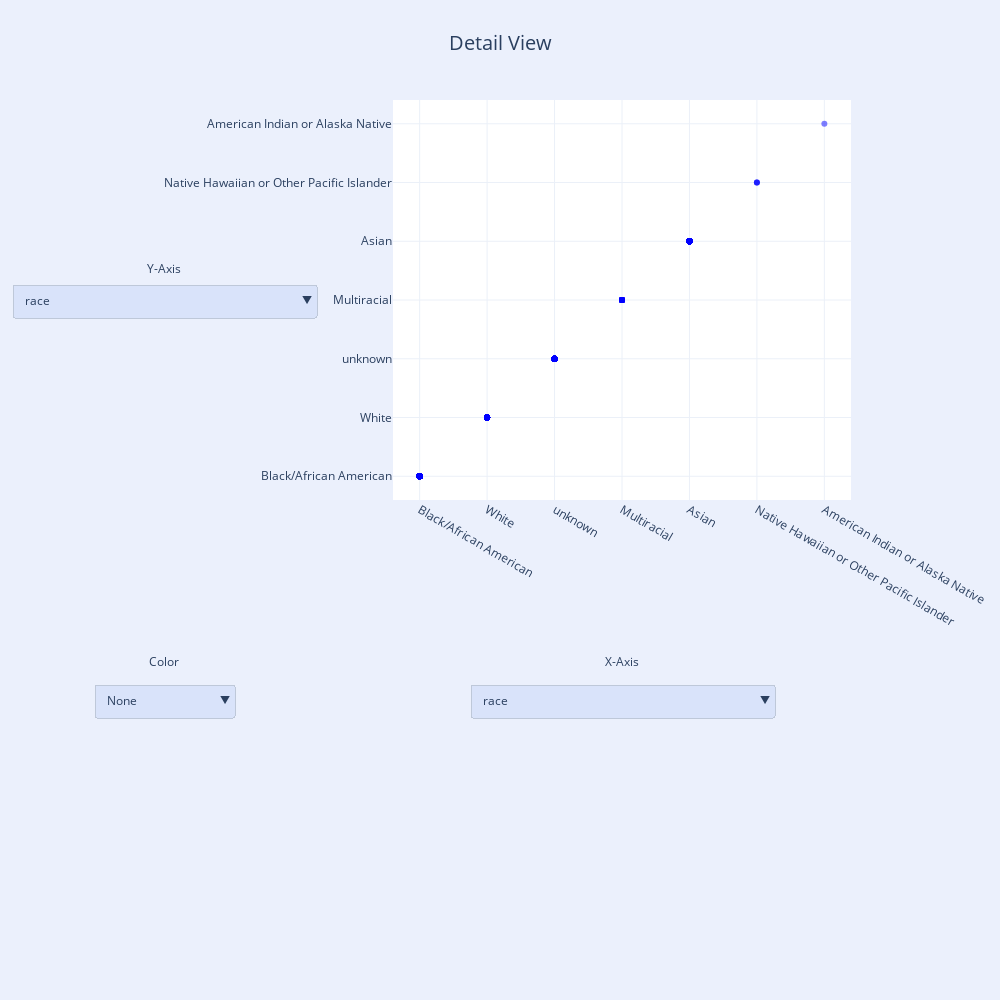

The notebook cell saved with this chart:
### Code cell
#%%timeit -n 10
plot_detail_corr_2d(df)

### Figure 1 — Plotly figure (JSON) as saved in the notebook; plotly's stock layout.template omitted (floating-point values rounded to 4 significant figures; data arrays with more than 128 entries replaced by an {"elided": "..."} marker saying what was removed)
{"data": [{"marker": {"color": "rgba(0,0,255,1)", "opacity": 0.5}, "mode": "markers", "type": "scatter", "x": {"elided": "1074 str values"}, "y": {"elided": "1074 str values"}}], "layout": {"annotations": [{"showarrow": false, "text": "Color", "x": -0.5, "xanchor": "center", "xref": "paper", "y": -0.43, "yref": "paper"}, {"showarrow": false, "text": "Y-Axis", "x": -0.5, "xanchor": "center", "xref": "paper", "y": 0.58, "yref": "paper"}, {"showarrow": false, "text": "X-Axis", "x": 0.5, "xanchor": "center", "xref": "paper", "y": -0.43, "yref": "paper"}], "height": 1000, "margin": {"b": 500, "l": 50, "r": 50, "t": 100}, "paper_bgcolor": "rgba(65,105,225,0.1)", "title": {"font": {"size": 20}, "text": "Detail View", "x": 0.5}, "updatemenus": [{"active": 0, "buttons": [{"args": [{"y": [{"elided": "1074 str values"}, "undefined"]}], "label": "race", "method": "restyle"}, {"args": [{"y": [{"elided": "1074 str values"}, "undefined"]}], "label": "loc", "method": "restyle"}, {"args": [{"y": [{"elided": "1074 str values"}, "undefined"]}], "label": "cat", "method": "restyle"}, {"args": [{"y": [{"elided": "1074 str values"}, "undefined"]}], "label": "specific_diagnosis", "method": "restyle"}, {"args": [{"y": [{"elided": "1074 float values"}, "undefined"]}], "label": "ac_abn_od_cells", "method": "restyle"}, {"args": [{"y": [{"elided": "1074 float values"}, "undefined"]}], "label": "ac_abn_os_cells", "method": "restyle"}, {"args": [{"y": [{"elided": "1074 float values"}, "undefined"]}], "label": "vit_abn_od_cells", "method": "restyle"}, {"args": [{"y": [{"elided": "1074 float values"}, "undefined"]}], "label": "vit_abn_os_cells", "method": "restyle"}, {"args": [{"y": [{"elided": "1074 float values"}, "undefined"]}], "label": "vit_abn_od_haze", "method": "restyle"}, {"args": [{"y": [{"elided": "1074 float values"}, "undefined"]}], "label": "vit_abn_os_haze", "method": "restyle"}, {"args": [{"y": [{"elided": "1074 float values"}, "undefined"]}], "label": "calcium", "method": "restyle"}, {"args": [{"y": [{"elided": "1074 int values"}, "undefined"]}], "label": "lactate_dehydrogenase", "method": "restyle"}, {"args": [{"y": [{"elided": "1074 float values"}, "undefined"]}], "label": "c-reactive_protein,_normal_and_high_sensitivity", "method": "restyle"}, {"args": [{"y": [{"elided": "1074 float values"}, "undefined"]}], "label": "wbc", "method": "restyle"}, {"args": [{"y": [{"elided": "1074 float values"}, "undefined"]}], "label": "rbc", "method": "restyle"}, {"args": [{"y": [{"elided": "1074 float values"}, "undefined"]}], "label": "hemoglobin", "method": "restyle"}, {"args": [{"y": [{"elided": "1074 float values"}, "undefined"]}], "label": "hematocrit", "method": "restyle"}, {"args": [{"y": [{"elided": "1074 float values"}, "undefined"]}], "label": "mcv", "method": "restyle"}, {"args": [{"y": [{"elided": "1074 float values"}, "undefined"]}], "label": "mch", "method": "restyle"}, {"args": [{"y": [{"elided": "1074 float values"}, "undefined"]}], "label": "mchc", "method": "restyle"}, {"args": [{"y": [{"elided": "1074 float values"}, "undefined"]}], "label": "rdw", "method": "restyle"}, {"args": [{"y": [{"elided": "1074 int values"}, "undefined"]}], "label": "platelet_count", "method": "restyle"}, {"args": [{"y": [{"elided": "1074 float values"}, "undefined"]}], "label": "neutrophil_%", "method": "restyle"}, {"args": [{"y": [{"elided": "1074 float values"}, "undefined"]}], "label": "lymphocytes_%", "method": "restyle"}, {"args": [{"y": [{"elided": "1074 float values"}, "undefined"]}], "label": "angiotensin_conv#enzyme", "method": "restyle"}, {"args": [{"y": [{"elided": "1074 float values"}, "undefined"]}], "label": "lysozyme,_plasma", "method": "restyle"}, {"args": [{"y": [{"elided": "1074 int values"}, "undefined"]}], "label": "anti-ccp_ab", "method": "restyle"}, {"args": [{"y": [{"elided": "1074 int values"}, "undefined"]}], "label": "anti-ena_screen", "method": "restyle"}, {"args": [{"y": [{"elided": "1074 int values"}, "undefined"]}], "label": "antinuclear_antibody", "method": "restyle"}, {"args": [{"y": [{"elided": "1074 float values"}, "undefined"]}], "label": "complement_c3", "method": "restyle"}, {"args": [{"y": [{"elided": "1074 float values"}, "undefined"]}], "label": "complement_c4", "method": "restyle"}, {"args": [{"y": [{"elided": "1074 int values"}, "undefined"]}], "label": "dna_double-stranded_ab", "method": "restyle"}, {"args": [{"y": [{"elided": "1074 int values"}, "undefined"]}], "label": "rheumatoid_factor", "method": "restyle"}, {"args": [{"y": [{"elided": "1074 int values"}, "undefined"]}], "label": "hbc__ab", "method": "restyle"}, {"args": [{"y": [{"elided": "1074 int values"}, "undefined"]}], "label": "hbs__ag", "method": "restyle"}, {"args": [{"y": [{"elided": "1074 int values"}, "undefined"]}], "label": "hcv__ab", "method": "restyle"}, {"args": [{"y": [{"elided": "1074 int values"}, "undefined"]}], "label": "None", "method": "restyle"}], "x": -0.5, "xanchor": "center", "y": 0.5, "yanchor": "middle"}, {"buttons": [{"args": [{"x": [{"elided": "1074 str values"}, "undefined"]}], "label": "race", "method": "restyle"}, {"args": [{"x": [{"elided": "1074 str values"}, "undefined"]}], "label": "loc", "method": "restyle"}, {"args": [{"x": [{"elided": "1074 str values"}, "undefined"]}], "label": "cat", "method": "restyle"}, {"args": [{"x": [{"elided": "1074 str values"}, "undefined"]}], "label": "specific_diagnosis", "method": "restyle"}, {"args": [{"x": [{"elided": "1074 float values"}, "undefined"]}], "label": "ac_abn_od_cells", "method": "restyle"}, {"args": [{"x": [{"elided": "1074 float values"}, "undefined"]}], "label": "ac_abn_os_cells", "method": "restyle"}, {"args": [{"x": [{"elided": "1074 float values"}, "undefined"]}], "label": "vit_abn_od_cells", "method": "restyle"}, {"args": [{"x": [{"elided": "1074 float values"}, "undefined"]}], "label": "vit_abn_os_cells", "method": "restyle"}, {"args": [{"x": [{"elided": "1074 float values"}, "undefined"]}], "label": "vit_abn_od_haze", "method": "restyle"}, {"args": [{"x": [{"elided": "1074 float values"}, "undefined"]}], "label": "vit_abn_os_haze", "method": "restyle"}, {"args": [{"x": [{"elided": "1074 float values"}, "undefined"]}], "label": "calcium", "method": "restyle"}, {"args": [{"x": [{"elided": "1074 int values"}, "undefined"]}], "label": "lactate_dehydrogenase", "method": "restyle"}, {"args": [{"x": [{"elided": "1074 float values"}, "undefined"]}], "label": "c-reactive_protein,_normal_and_high_sensitivity", "method": "restyle"}, {"args": [{"x": [{"elided": "1074 float values"}, "undefined"]}], "label": "wbc", "method": "restyle"}, {"args": [{"x": [{"elided": "1074 float values"}, "undefined"]}], "label": "rbc", "method": "restyle"}, {"args": [{"x": [{"elided": "1074 float values"}, "undefined"]}], "label": "hemoglobin", "method": "restyle"}, {"args": [{"x": [{"elided": "1074 float values"}, "undefined"]}], "label": "hematocrit", "method": "restyle"}, {"args": [{"x": [{"elided": "1074 float values"}, "undefined"]}], "label": "mcv", "method": "restyle"}, {"args": [{"x": [{"elided": "1074 float values"}, "undefined"]}], "label": "mch", "method": "restyle"}, {"args": [{"x": [{"elided": "1074 float values"}, "undefined"]}], "label": "mchc", "method": "restyle"}, {"args": [{"x": [{"elided": "1074 float values"}, "undefined"]}], "label": "rdw", "method": "restyle"}, {"args": [{"x": [{"elided": "1074 int values"}, "undefined"]}], "label": "platelet_count", "method": "restyle"}, {"args": [{"x": [{"elided": "1074 float values"}, "undefined"]}], "label": "neutrophil_%", "method": "restyle"}, {"args": [{"x": [{"elided": "1074 float values"}, "undefined"]}], "label": "lymphocytes_%", "method": "restyle"}, {"args": [{"x": [{"elided": "1074 float values"}, "undefined"]}], "label": "angiotensin_conv#enzyme", "method": "restyle"}, {"args": [{"x": [{"elided": "1074 float values"}, "undefined"]}], "label": "lysozyme,_plasma", "method": "restyle"}, {"args": [{"x": [{"elided": "1074 int values"}, "undefined"]}], "label": "anti-ccp_ab", "method": "restyle"}, {"args": [{"x": [{"elided": "1074 int values"}, "undefined"]}], "label": "anti-ena_screen", "method": "restyle"}, {"args": [{"x": [{"elided": "1074 int values"}, "undefined"]}], "label": "antinuclear_antibody", "method": "restyle"}, {"args": [{"x": [{"elided": "1074 float values"}, "undefined"]}], "label": "complement_c3", "method": "restyle"}, {"args": [{"x": [{"elided": "1074 float values"}, "undefined"]}], "label": "complement_c4", "method": "restyle"}, {"args": [{"x": [{"elided": "1074 int values"}, "undefined"]}], "label": "dna_double-stranded_ab", "method": "restyle"}, {"args": [{"x": [{"elided": "1074 int values"}, "undefined"]}], "label": "rheumatoid_factor", "method": "restyle"}, {"args": [{"x": [{"elided": "1074 int values"}, "undefined"]}], "label": "hbc__ab", "method": "restyle"}, {"args": [{"x": [{"elided": "1074 int values"}, "undefined"]}], "label": "hbs__ag", "method": "restyle"}, {"args": [{"x": [{"elided": "1074 int values"}, "undefined"]}], "label": "hcv__ab", "method": "restyle"}, {"args": [{"x": [{"elided": "1074 int values"}, "undefined"]}], "label": "None", "method": "restyle"}], "x": 0.5, "xanchor": "center", "y": -0.5, "yanchor": "middle"}, {"buttons": [{"args": [{"marker.color": [{"elided": "1074 str values"}, "undefined"], "text": {"elided": "1x1074 int values"}}], "label": "None", "method": "restyle"}, {"args": [{"marker.color": [{"elided": "1074 str values"}, "undefined"], "text": {"elided": "1x1074 str values"}}], "label": "race", "method": "restyle"}, {"args": [{"marker.color": [{"elided": "1074 str values"}, "undefined"], "text": {"elided": "1x1074 str values"}}], "label": "loc", "method": "restyle"}, {"args": [{"marker.color": [{"elided": "1074 str values"}, "undefined"], "text": {"elided": "1x1074 str values"}}], "label": "cat", "method": "restyle"}, {"args": [{"marker.color": [{"elided": "1074 str values"}, "undefined"], "text": {"elided": "1x1074 str values"}}], "label": "specific_diagnosis", "method": "restyle"}], "x": -0.5, "xanchor": "center", "y": -0.5, "yanchor": "middle"}], "width": 1000}}
